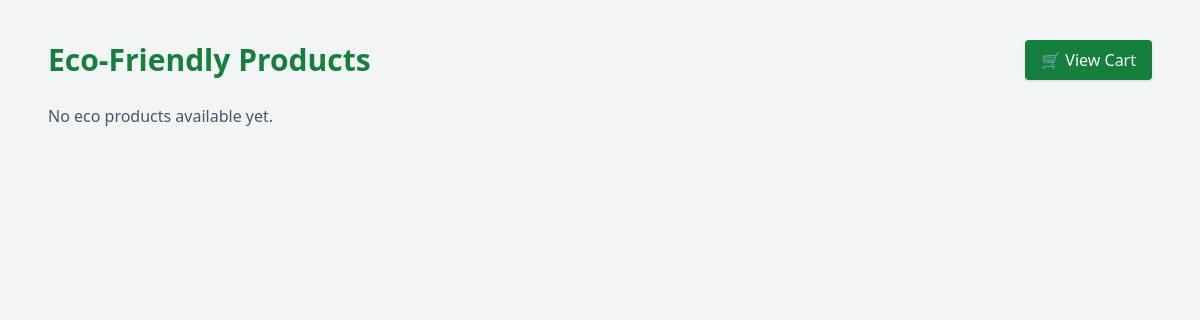
/product_list/, run on an earlier commit of the app's database.
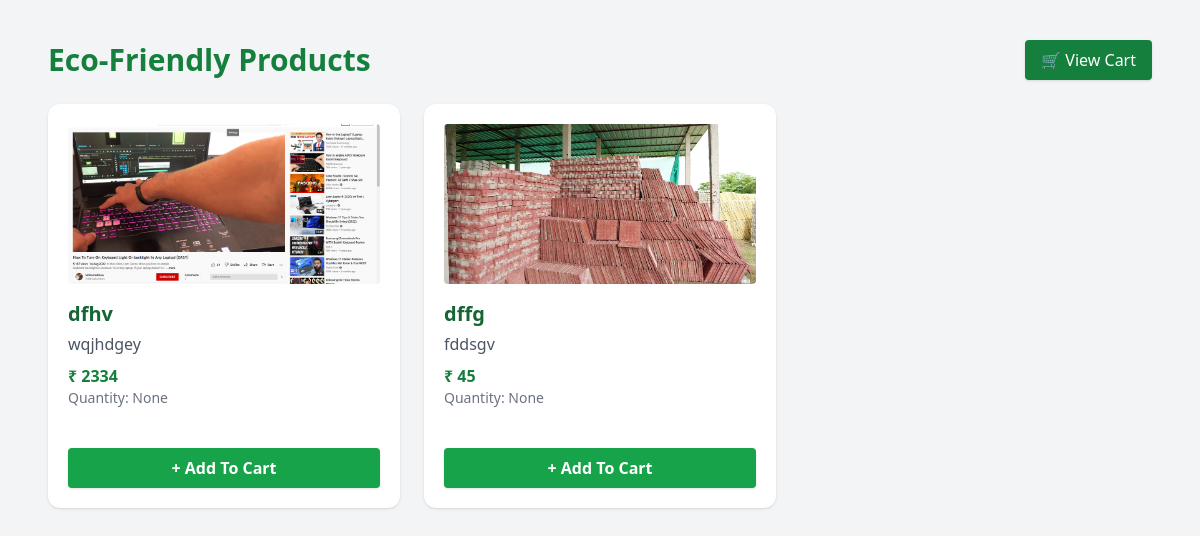
And on a later commit of the database.
### EcoSynth/models.py (models this page shows)
class product(models.Model):
    name = models.CharField(max_length=100,null=True,blank=True)
    description = models.TextField(null=True,blank=True)
    image = models.FileField(upload_to='media/',null=True,blank=True)
    quantity = models.IntegerField(null=True,blank=True)
    price = models.IntegerField(null=True,blank=True)

### EcoSynth/views.py (the view)
# urls.py: path('product_list/', views.product_list, name='product_list'),
def product_list(request):
    products = product.objects.all()  # Fetch all products added by admin
    return render(request, 'product_list.html', {'products': products})

### EcoSynth/templates/product_list.html (shortened to what this page needs)
<!DOCTYPE html>
<html>
<head>
    <script src="https://cdn.tailwindcss.com"></script>
</head>
<body class="bg-gray-100 font-sans">
  <div class="max-w-6xl mx-auto px-6 py-10">
    <div class="flex justify-between items-center mb-6">
      <h1 class="text-3xl font-bold text-green-700">Eco-Friendly Products</h1>
      <a href="{% url 'view_cart' %}" class="bg-green-700 hover:bg-green-800 text-white px-4 py-2 rounded shadow">
        🛒 View Cart
      </a>
    </div>
    <div class="grid grid-cols-1 md:grid-cols-2 lg:grid-cols-3 gap-6">
      {% for item in products %}
      <div class="bg-white shadow rounded-xl p-5">
        <img src="{{ item.image.url }}" alt="{{ item.name }}" class="h-40 w-full object-cover rounded">
        <h2 class="text-xl font-semibold text-green-800 mt-4">{{ item.name }}</h2>
        <p class="text-gray-600 mt-1">{{ item.description }}</p>
        <p class="text-green-700 font-bold mt-2">₹ {{ item.price }}</p>
        <p class="text-sm text-gray-500">Quantity: {{ item.quantity }}</p>
        <br>
        <a href="{% url 'add_to_cart' item.id %}"
           class="bg-green-600 hover:bg-green-700 text-white font-semibold px-4 py-2 rounded shadow block text-center mt-4">
          + Add To Cart
        </a>
      </div>
      {% empty %}
      <p class="text-gray-600 col-span-full">No eco products available yet.</p>
      {% endfor %}
    </div>
  </div>
</body>
</html>

What changed in the data, as far as the page shows it:
added product: image (picture), name "dfhv", description "wqjhdgey", price "2334", quantity "None"
added product: image (picture), name "dffg", description "fddsgv", price "45", quantity "None"
Also different on the page:
text no longer shown: "No eco products available yet."
